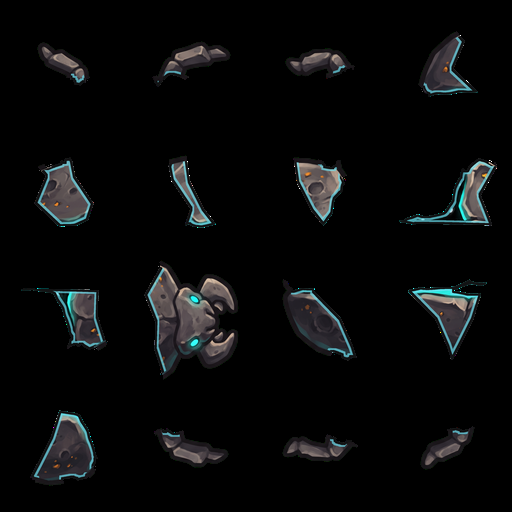
#> input picture resources/levels/level2/enemies/boulder_beetle/beetle_shards.png, 512 x 512 px
$ python -i cut_shards.py   (imports and definitions only)
#> lines starting #> are read from the running program, lines starting #| are printed output that depends on the picture; after the words box and inside, x2 and y2 are one past the last pixel; in counts of white or black regions, pixels touching at a corner belong together
#> `atlas = Image.new('RGBA', (CELL * COLS, CELL * COLS), (0, 0, 0, 0))`: atlas: PIL image 512x512 RGBA; every value is 0
#> `bg = Image.new('RGBA', atlas.size, (25, 27, 34, 255)); bg.alpha_compos..`:
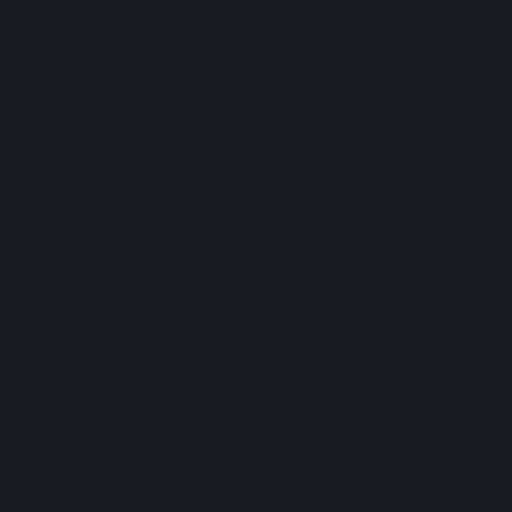
#> bg: PIL image 512x512 RGBA; mean R, G, B, A 25, 27, 34, 255
# Cuts a Gemini key pose (flat green background) into shell shards for a debris particle atlas.
#
#   python -I cut_shards.py key_pose.png atlas.png preview.png
#
# Parts are found along the painted dark outlines and cyan seams (watershed from the plate interiors),
# the three biggest parts are split further with jagged cuts, and every cut edge gets a dark rim with
# a cyan glow vein (broken hive tissue). The atlas is 4x4 cells of 128 px, one shared scale so the
# relative sizes stay true. Used for resources/levels/level2/enemies/boulder_beetle/beetle_shards.png.
import sys, numpy as np, cv2
from PIL import Image
# [1 line that did not run here, left out]
# [1 line not run here, left out]
# [1 line that did not run here, left out]


def find_parts(rgb):
	im = rgb.astype(int)
	r, g, b = im[..., 0], im[..., 1], im[..., 2]
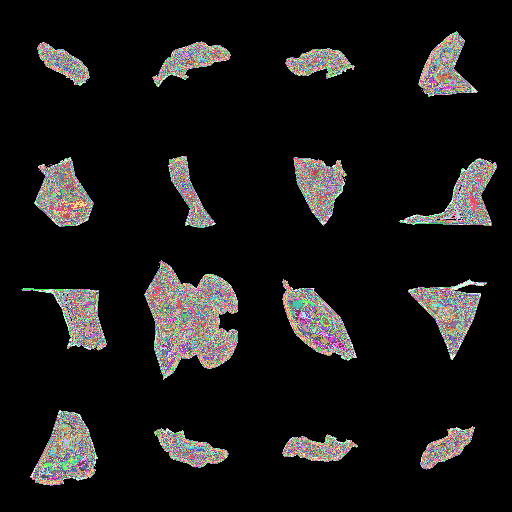
#> r: shape (512, 512) int64; 239 distinct labels, from 0 to 255; one colour per label, 0 black
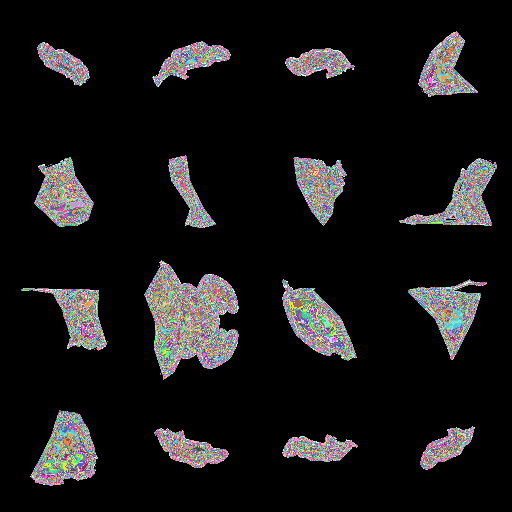
#> g: shape (512, 512) int64; 256 distinct labels, from 0 to 255; one colour per label, 0 black
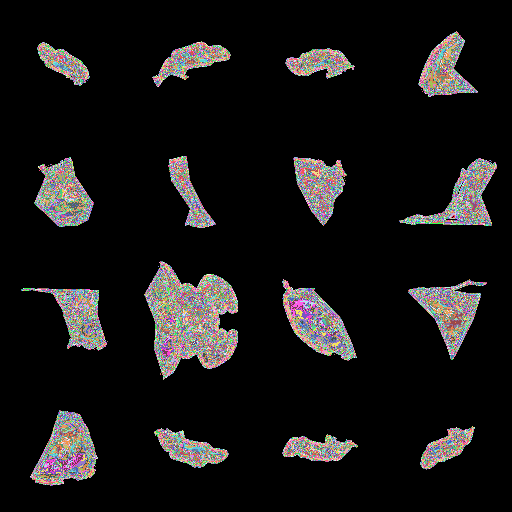
#> b: shape (512, 512) int64; 256 distinct labels, from 0 to 255; one colour per label, 0 black
	body = ((g - np.maximum(r, b)) < 60).astype(np.uint8)
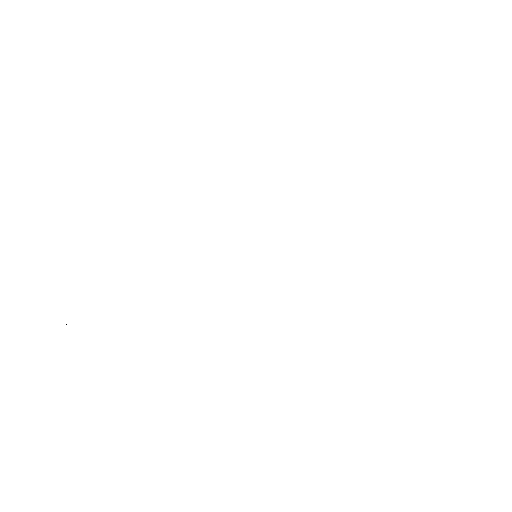
#> body: shape (512, 512); values 0 (black) and 1 (white), 100% white; black in thin lines or dots, all inside (x1, y1, x2, y2) = (66, 324, 67, 325)
	body = cv2.morphologyEx(body, cv2.MORPH_OPEN, np.ones((3, 3), np.uint8))
	luma = 0.3 * r + 0.59 * g + 0.11 * b
	cut = ((luma < 26) | ((b > r + 60) & (g > r + 60))) & (body > 0)
#> cut: shape (512, 512) bool; 90.7% white; 663 black regions (631 under 20 px), largest, box (x1, y1, x2, y2) and area: (150, 265, 237, 378) 5097, (36, 416, 94, 482) 2199, (287, 292, 350, 355) 2049
	interior = ((body > 0) & ~cut).astype(np.uint8)
	interior = cv2.morphologyEx(interior, cv2.MORPH_OPEN, np.ones((7, 7), np.uint8))
#> interior: shape (512, 512); values 0 (black) and 1 (white), 7.6% white; 18 white regions, largest, box (x1, y1, x2, y2) and area: (151, 273, 233, 368) 3989, (39, 416, 91, 481) 2148, (288, 292, 347, 350) 1951
	n, lab, stats, _ = cv2.connectedComponentsWithStats(interior, 8)
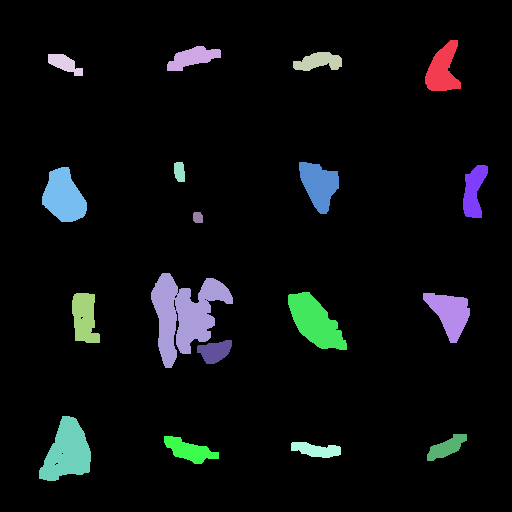
#> lab: shape (512, 512) int32; 19 distinct labels, from 0 to 18; one colour per label, 0 black
#> n = 19; stats = 19 rows, first 6: [0, 0, 512, 512, 242150], [425, 40, 36, 51, 1130], [167, 46, 54, 25, 765], [293, 52, 49, 19, 634], [48, 54, 35, 22, 424], [174, 162, 11, 20, 191]
	markers = np.zeros(lab.shape, np.int32)
	k = 0
	for i in range(1, n):
		if stats[i, 4] > 0.004 * body.sum():
			k += 1
			markers[lab == i] = k
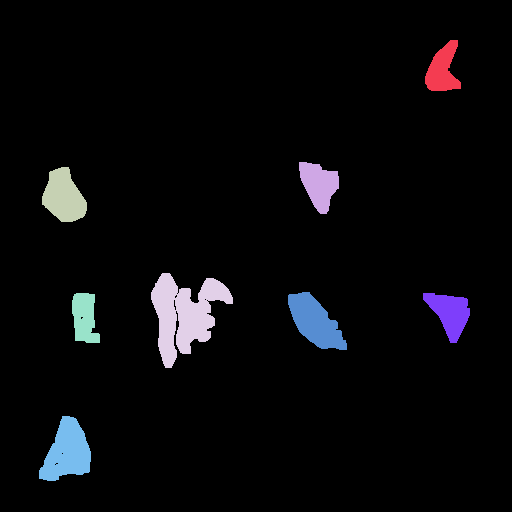
#> markers: shape (512, 512) int32; 9 distinct labels, from 0 to 8; one colour per label, 0 black
#> after the loop, k = 8
	markers[body == 0] = k + 1
#> markers: shape (512, 512) int32; 10 distinct labels, from 0 to 9
	return cv2.watershed(cv2.cvtColor(rgb, cv2.COLOR_RGB2BGR), markers), k + 1


# [1 line that did not run here, left out]
# [1 line that did not run here, left out]
rng = np.random.default_rng(7)
# [1 line that did not run here, left out]
# [1 line that did not run here, left out]
# [1 line that did not run here, left out]
# despill the green key out of the edge pixels
# [1 line that did not run here, left out]
# [1 line that did not run here, left out]

def jag(n, amp):
	# piecewise linear random offsets along a cut, n samples
	k = rng.uniform(-amp, amp, 13)
	return np.interp(np.linspace(0, 12, n), np.arange(13), k)

def split_x(mask, fracs, slope=0.0):
	ys, xs = np.nonzero(mask)
	x0, x1, yc = xs.min(), xs.max(), ys.mean()
	yy = np.arange(H)
	idx = np.zeros(mask.shape, np.int32)
	X = np.arange(W)[None, :]
	for f in fracs:
		cut = x0 + f * (x1 - x0) + slope * rng.choice([-1, 1]) * (yy - yc) + jag(H, 75)
		idx += (X > cut[:, None])
	return [mask & (idx == i) for i in range(len(fracs) + 1)]

def split_y(mask, fracs):
	ys, xs = np.nonzero(mask)
	y0, y1 = ys.min(), ys.max()
	Y = np.arange(H)[:, None]
	idx = np.zeros(mask.shape, np.int32)
	for f in fracs:
		cut = y0 + f * (y1 - y0) + jag(W, 60)
		idx += (Y > cut[None, :])
	return [mask & (idx == i) for i in range(len(fracs) + 1)]

parts = []
# [1 line that did not run here, left out]
# [1 line that did not run here, left out]
# [1 line that did not run here, left out]
# [13 lines not run here, left out]
parts = [p for p in parts if p.sum() > 3000]
# [1 line not run here, left out]

shards = []
# [24 lines not run here, left out]

CELL, COLS = 128, 4
rows = (len(shards) + COLS - 1) // COLS
# [1 line that did not run here, left out]
# [1 line that did not run here, left out]
atlas = Image.new('RGBA', (CELL * COLS, CELL * COLS), (0, 0, 0, 0))
order = list(range(len(shards)))
# [8 lines not run here, left out]

>>> import cv2
>>> picture = cv2.cvtColor(cv2.imread('../../../../resources/levels/level2/enemies/boulder_beetle/beetle_shards.png'), cv2.COLOR_BGR2RGB)
>>> result = find_parts(picture)

$ run again, on resources/levels/level2/enemies/boulder_beetle/boulder_beetle_24fps.png
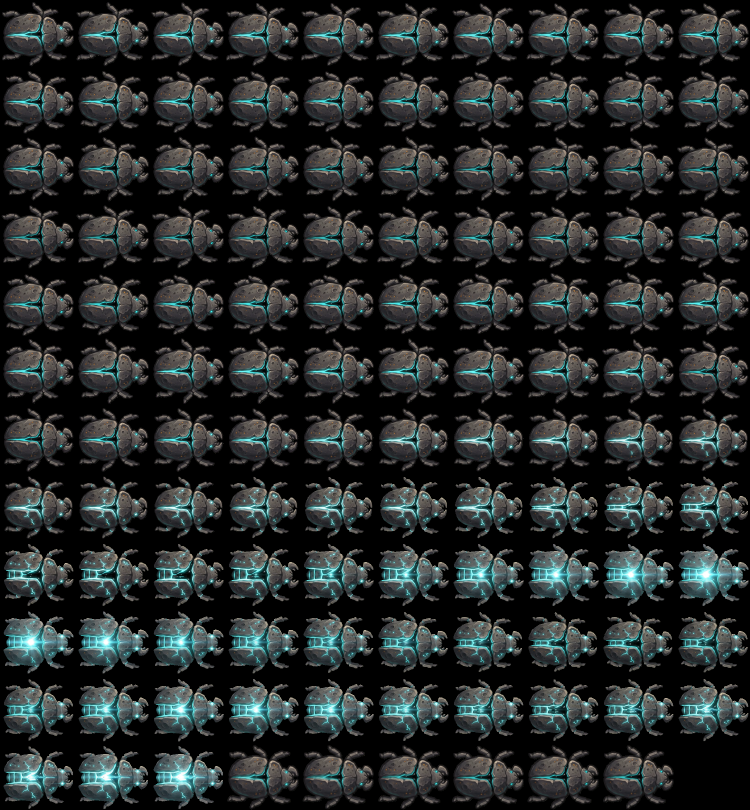
#> input picture resources/levels/level2/enemies/boulder_beetle/boulder_beetle_24fps.png, 1500 x 1620 px (shown at 1/2 size)
#> atlas: PIL image 512x512 RGBA; every value is 0
#> body: shape (1620, 1500); every value is 1
#> in find_parts, `cut = ((luma < 26) | ((b > r + 60) & (g > r + 60))) & (body > 0)`:
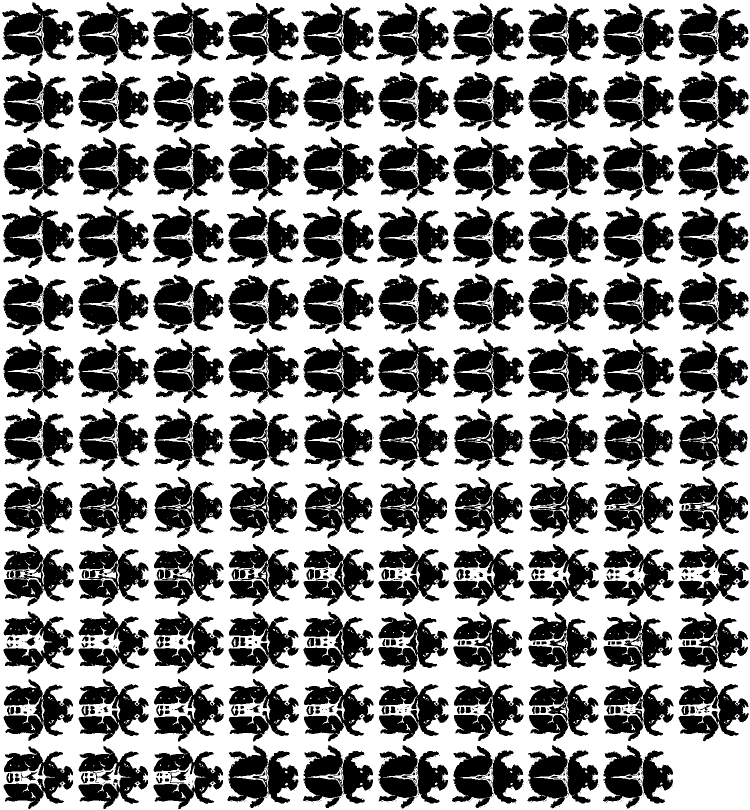
#> cut: shape (1620, 1500) bool (shown at 1/2 size); 53.7% white; 2607 black regions (2251 under 20 px), largest, box (x1, y1, x2, y2) and area: (455, 1491, 597, 1616) 10011, (902, 7, 1047, 131) 9869, (153, 4, 298, 131) 9853
#> in find_parts, `n, lab, stats, _ = cv2.connectedComponentsWithStats(interior, 8)`:
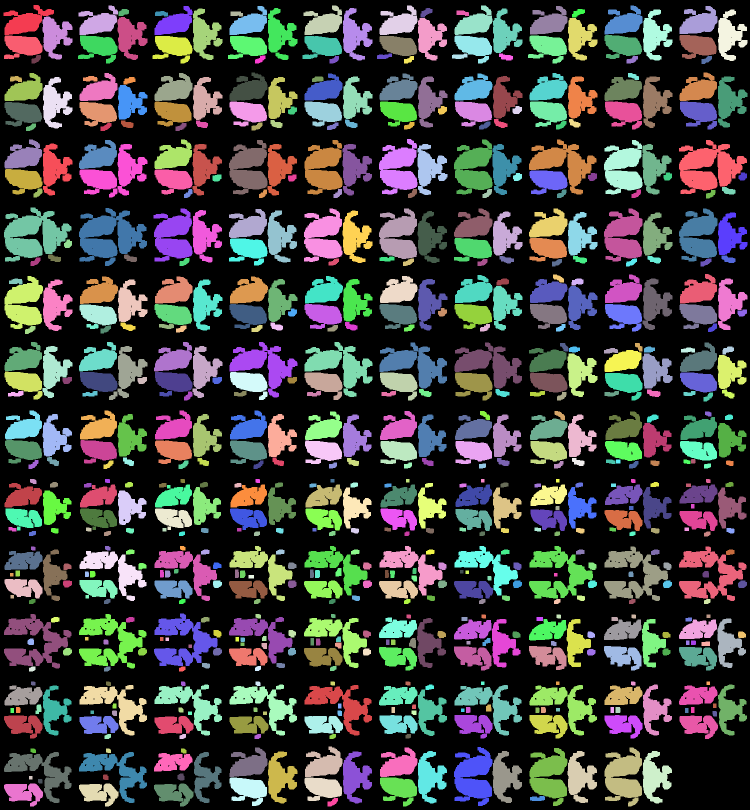
#> lab: shape (1620, 1500) int32 (shown at 1/2 size); 690 distinct labels, from 0 to 689; one colour per label, 0 black
#> n = 690; stats = 690 rows, first 6: [0, 0, 1500, 1620, 1433848], [7, 10, 101, 60, 3072], [157, 11, 79, 59, 2802], [607, 11, 77, 59, 2801], [759, 11, 76, 59, 2801], [909, 11, 76, 59, 2601]
#> after the loop in find_parts, `for i in range(1, n):`: k = 0
